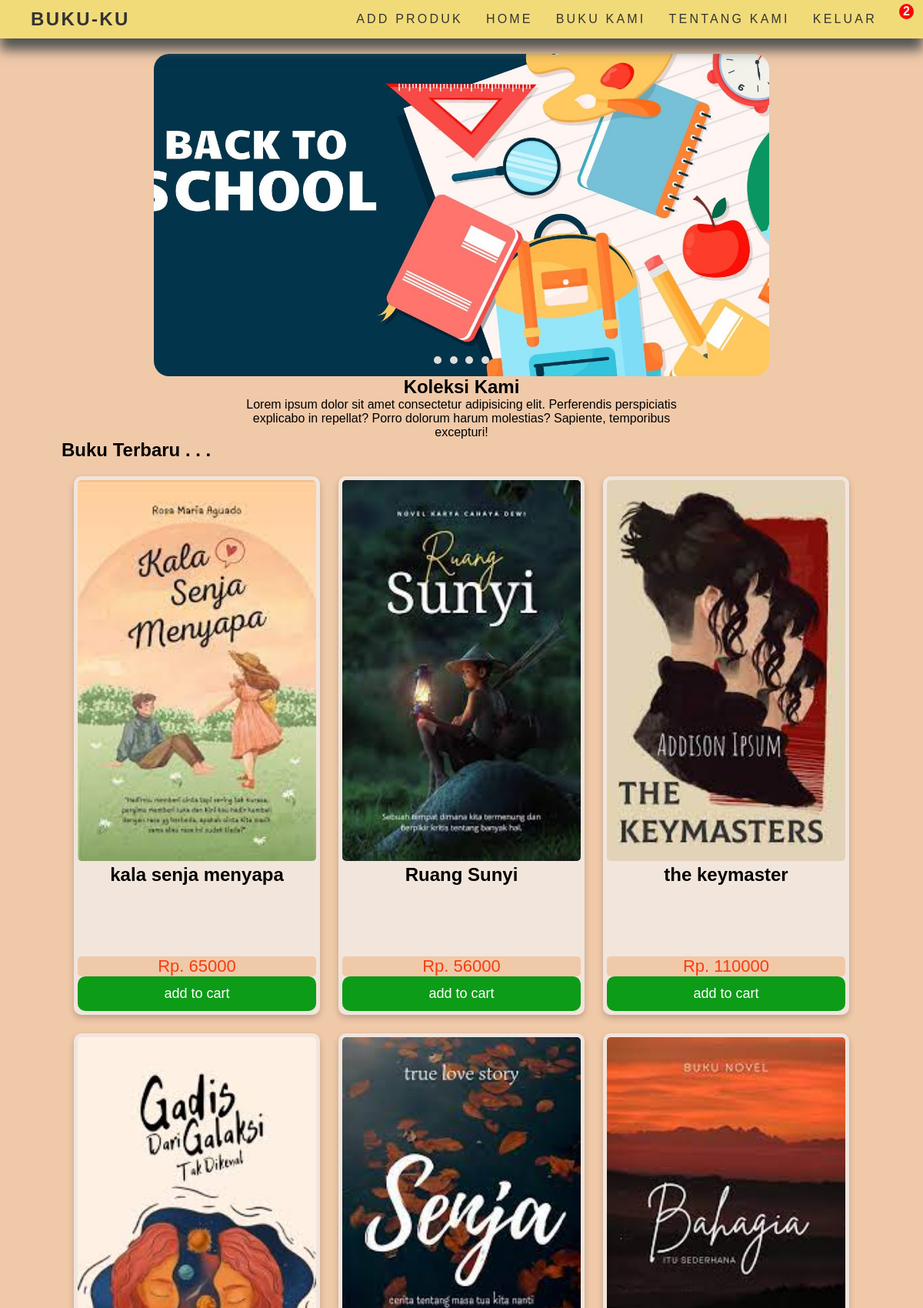
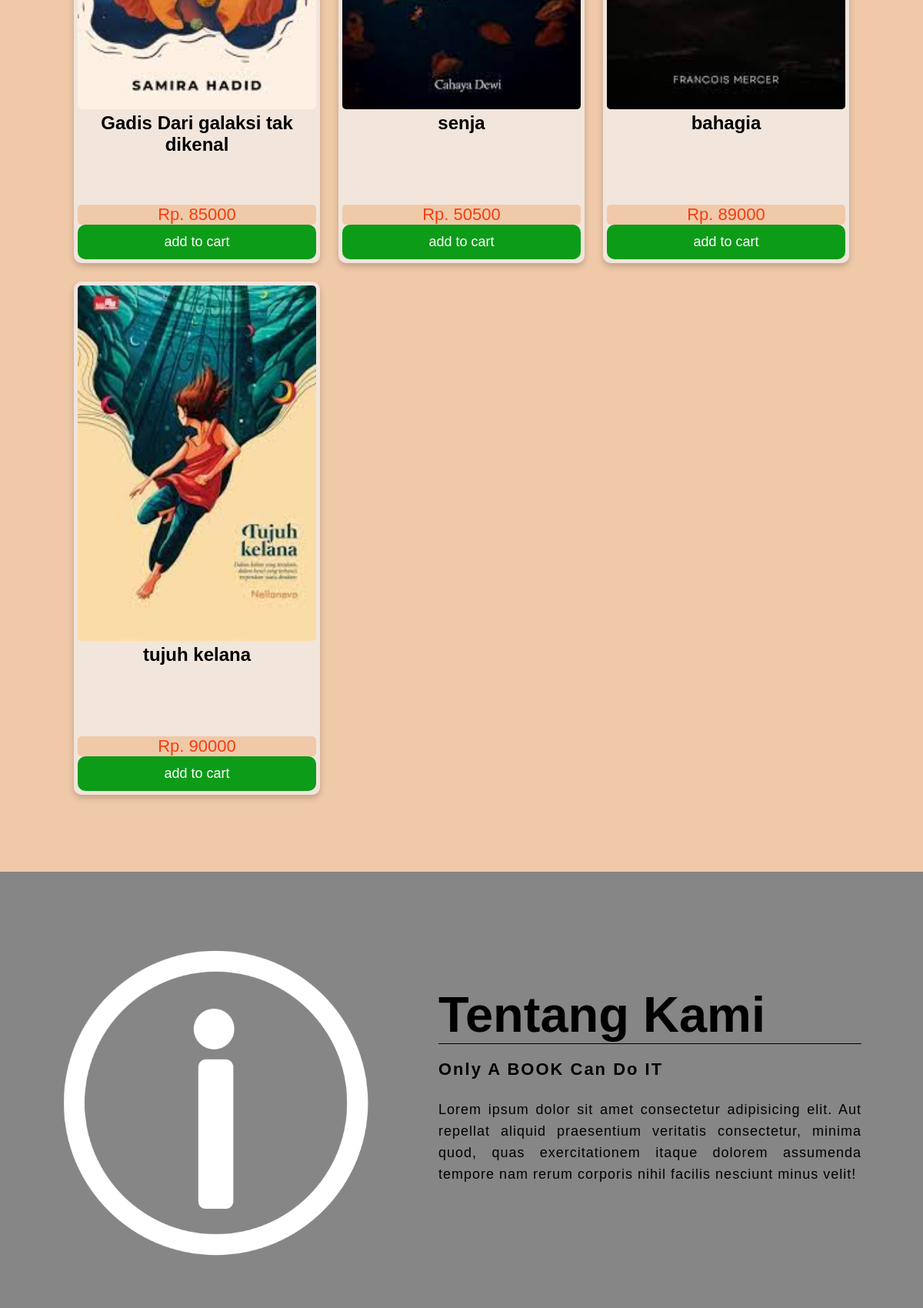
The page / (upper part) on the database its author committed (2 pictures, top to bottom).
### tables this page shows
CREATE TABLE `products` (
  `id` int(11) NOT NULL,
  `name` varchar(150) NOT NULL,
  `price` int(11) NOT NULL,
  `image` varchar(255) NOT NULL
);

### index.php (the view, shortened to what this page needs)
<?php
    @include 'koneksi.php';
     ?>
<!DOCTYPE html>
<html lang="en">
<head>
    <link rel="stylesheet" type="text/css" href="style.css">
</head>
<body>
<nav>
    <a href="#"class="logo">Buku-Ku</a>
    <div class="grup">
        <ul class="navigasi">
            <li><a href="addproduk.php">Add Produk</a></li>
            <li><a href="#">Home</a></li>
            <li><a href="#home">Buku Kami</a></li>
            <li><a href="#about">Tentang Kami</a></li>
            <li><a href="login.html">Keluar</a></li>
        </ul>
        <?php
      $select_rows = mysqli_query($conn, "SELECT * FROM `cart`") or die('query failed');
      $row_count = mysqli_num_rows($select_rows);
      ?>
        <div class="iconcart">
                    <a href="cart.php"><ion-icon class="cartbtn" name="cart-outline"></ion-icon><span class="count"><?php echo $row_count; ?></span></a>
            </div>
    </div>
</nav>
<section class="content">
    <div class="wrapper">
        <div class="slides">
            <div class="banner">
                <img src="banner/banner1.jpg">
            </div>
        </div>
        <div class="scrol">
            <a href="#slide-1">1</a>
            <a href="#slide-2">2</a>
            <a href="#slide-3">3</a>
            <a href="#slide-4">4</a>
        </div>
    </div>
    <div class="opening" id="home">
        <h1>Koleksi Kami</h1>
        <p>Lorem ipsum dolor sit amet consectetur adipisicing elit. Perferendis perspiciatis explicabo in repellat? Porro dolorum harum molestias? Sapiente, temporibus excepturi!</p>
    </div>
    <div class="container">
    <h2 class="kategori">Buku Terbaru . . . </h2>
    <div class="card">
       <?php
        $select_products = mysqli_query($conn, "SELECT * FROM `products`");
        if(mysqli_num_rows($select_products) > 0){
           while($fetch_product = mysqli_fetch_assoc($select_products)){
        ?>
        <form method="post" action="" >
            <div class="box">
                <img src="uploaded_img/<?php echo $fetch_product['image']; ?>" class="cover-img" style="width:100%">
                <h1 class="judul"><?php echo $fetch_product['name']; ?></h1>
                <p class="price">Rp. <?php echo $fetch_product['price']; ?></p>
                <input type="submit" class="btnCart" value="add to cart" name="add_to_cart">
            </div>
        </form>
<?php
         };
      };
      ?>
 </div>
</div>
</section>
<section id="about">
    <div class="about-me">
        <img src="images/about-us.png" alt="">
        <div class="about-text">
            <h2>Tentang Kami</h2>
            <h5>Only a BOOK can do IT</span></h5>
            <p>Lorem ipsum dolor sit amet consectetur adipisicing elit. Aut repellat aliquid praesentium veritatis consectetur, minima quod, quas exercitationem itaque dolorem assumenda tempore nam rerum corporis nihil facilis nesciunt minus velit!</p>
        </div>
    </div>
</section>
</body>
</html>

### style.css (style rules this page uses)
* { margin: 0; padding: 0; text-decoration: none; box-sizing: border-box; font-family: Arial, Helvetica, sans-serif; }
body { background: rgb(134, 134, 134); min-height: 100vh; overflow-x: hidden; }
nav { position: fixed; top: 0; left: 0; width: 100%; height: 50px; background: white; padding: 20px 40px; display: flex; justify-content: space-between; align-items: center; box-shadow: 0 15px 15px rgb(83, 83, 83); background-color: rgb(241, 219, 121); z-index: 999; }
.logo { color: #333; text-decoration: none; font-size: 1.5em; font-weight: 700; text-transform: uppercase; letter-spacing: 0.1em; }
.grup { display: flex; align-items: center; }
nav ul { position: relative; display: flex; gap: 30px; }
nav ul li { list-style: none; }
nav ul li a { position: relative; text-decoration: none; font-size: 1em; color: #333; text-transform: uppercase; letter-spacing: 0.2em; }
nav ul li a::before { content: ''; position: absolute; bottom: -2px; width: 100%; height: 2px; background: #333; transform: scaleX(0); transition: transform 0.5s ease-in-out; transform-origin: right; }
.iconcart { padding: 10px; }
.iconcart span { background-color: red; border-radius: 50%; display: flex; justify-content: center; align-items: center; color: white; position: fixed; font-weight: 600; top: 5px; padding: 1px 5px; margin-left: 19px; }
.content { padding-top: 70px; background-color: rgb(240, 201, 169); padding-bottom: 20px; }
.banner { display: flex; width: 100%; transition: 2s; }
.banner img { width: 100%; height: auto; }
.wrapper { width: 800px; margin: auto; border-radius: 20px; overflow: hidden; position: relative; }
.scrol a { display: inline-block; height: 10px; width: 10px; background-color: #dedede; font-size: 0px; border-radius: 50%; margin: 3px; }
.scrol { position: absolute; margin-left: auto; margin-right: auto; left: 0; right: 0; text-align: center; margin-top: -40px; }
.opening { text-align: center; width: 50%; margin: auto; }
img { object-fit: cover; }
.container .card { display: grid; grid-template-columns: repeat(auto-fill, 20rem); gap:1.5rem; justify-content: center; padding: 80px 30px 80px 30px ; }
.container .card .box { border: 5px solid rgb(241, 229, 220); border-radius: 10px; box-shadow: 0 4px 8px 0 rgba(0, 0, 0, 0.2); text-align: center; font-family: arial; background-color: rgb(241, 229, 220); }
.card img { border-radius: 5px; }
.judul { height: 120px; }
.price { color: rgb(245, 62, 17); font-size: 22px; background-color: rgb(240, 201, 169); border-radius: 5px; }
.btnCart { border: none; outline: 0; padding: 12px; color: white; background-color: #0c9c18; text-align: center; cursor: pointer; width: 100%; font-size: 18px; border-radius: 10px; }
.kategori { margin-left: 80px; margin-bottom: -60px; }
#about { width: 100%; padding: 100px 0; }
.about-me { width: 1130px; max-width: 95%; margin: 0 auto; display: flex; align-items: center; justify-content: space-around; }
.about-me img { height: auto; width: 400px; border-radius: 10px; }
.about-text { width: 550px; }
.about-text h2 { color: black; font-size: 65px; text-transform: capitalize; margin-bottom: 20px; border-bottom: 1px solid black; }
.about-text h5 { color: black; letter-spacing: 2px; font-size: 22px; margin-bottom: 25px; text-transform: capitalize; }
.about-text p { color: black; letter-spacing: 1px; line-height: 28px; font-size: 18px; margin-bottom: 45px; text-align: justify; }

### rows shown on the page
products: image (picture), name "kala senja menyapa", price "65000"
products: image (picture), name "Ruang Sunyi", price "56000"
products: image (picture), name "the keymaster", price "110000"
products: image (picture), name "Gadis Dari galaksi tak dikenal", price "85000"
products: image (picture), name "senja", price "50500"
products: image (picture), name "bahagia", price "89000"
products: image (picture), name "tujuh kelana", price "90000"

### other values the page prints
$row_count "2"
